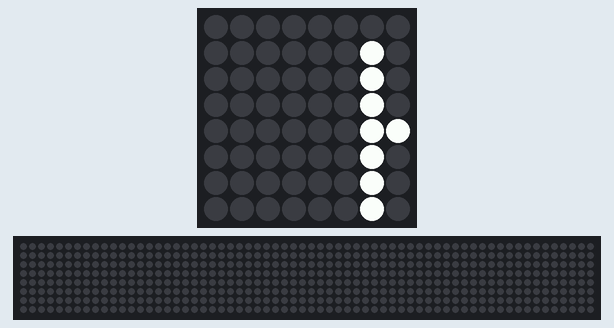
The program below on a simulated Raspberry Pi (BCM pin numbers) with a Sense HAT. Parts: the Sense HAT's 8×8 RGB LED matrix, a strip that is not on the board, showing the scrolling text unrolled. The 64×8 strip is a reading aid, not a part: it shows the text the matrix is scrolling, unrolled, one strip-width of it at a time.

Above: at 0.3 s.
At 1.1 s:
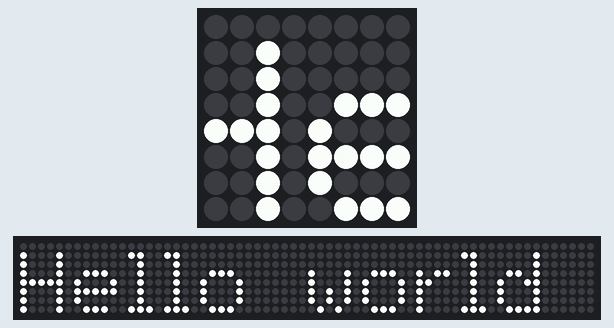
At 1.9 s:
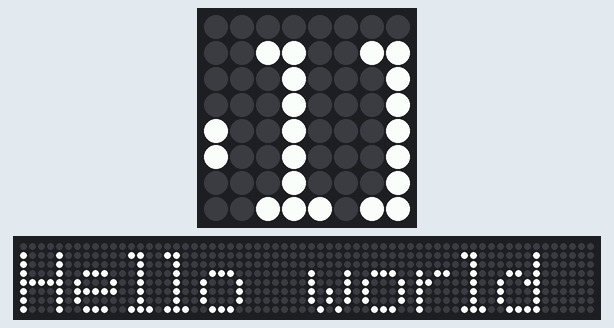
At 3.5 s:
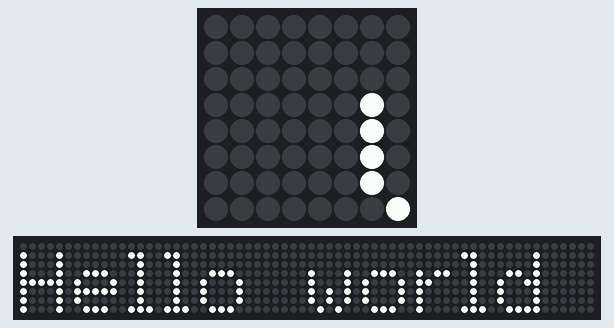
At 5.1 s:
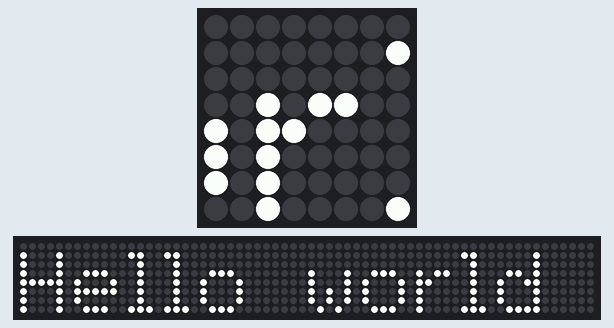
At 6.7 s:
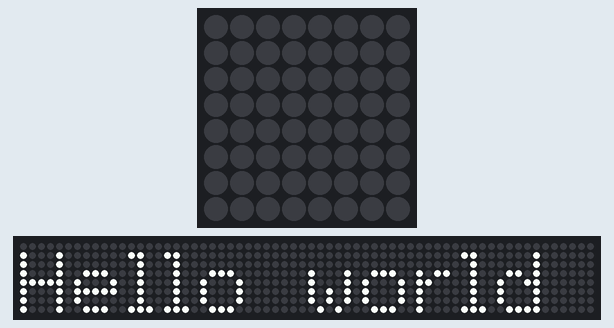

Measured:
- by itself, everything shown: repeats every 6.0 s, in 118 steps

The program:

11_sense_hat.py
```python
from sense_hat import SenseHat
sense = SenseHat()
sense.show_message("Hello world")

# show colour

r = 255
g = 0
b = 0

sense.clear((r, g, b))

# setting single pixels

sense.set_pixel(2, 2, (0, 0, 255))
sense.set_pixel(4, 2, (0, 0, 255))
sense.set_pixel(3, 4, (100, 0, 0))
sense.set_pixel(1, 5, (255, 0, 0))
sense.set_pixel(2, 6, (255, 0, 0))
sense.set_pixel(3, 6, (255, 0, 0))
sense.set_pixel(4, 6, (255, 0, 0))
sense.set_pixel(5, 5, (255, 0, 0))

# more on display

blue = (0, 0, 255)
yellow = (255, 255, 0)

while True:
  sense.show_message("Astro Pi is awesome!", text_colour=yellow, back_colour=blue, scroll_speed=0.05)
```
